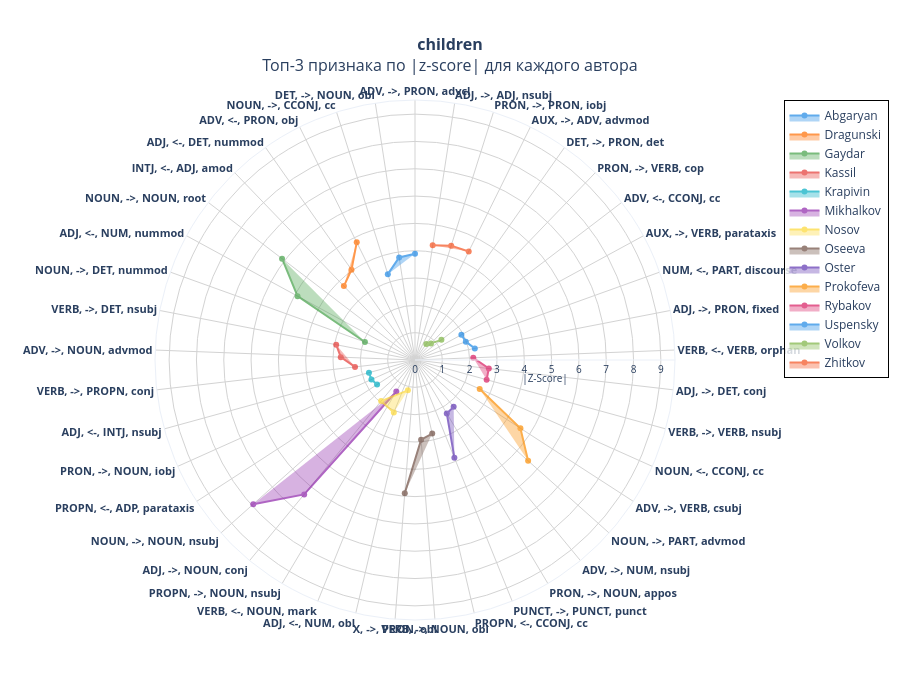
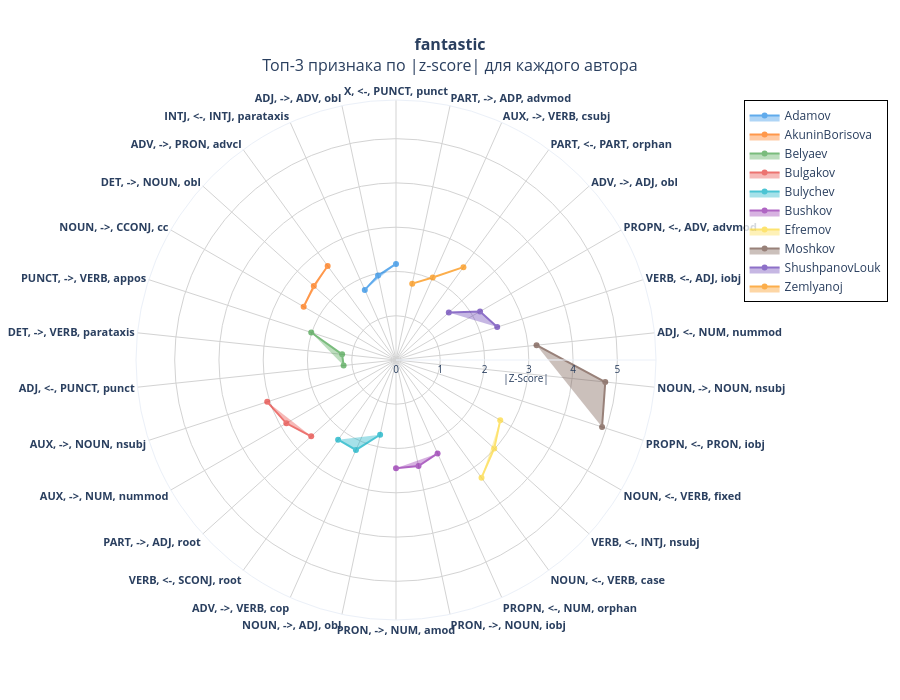
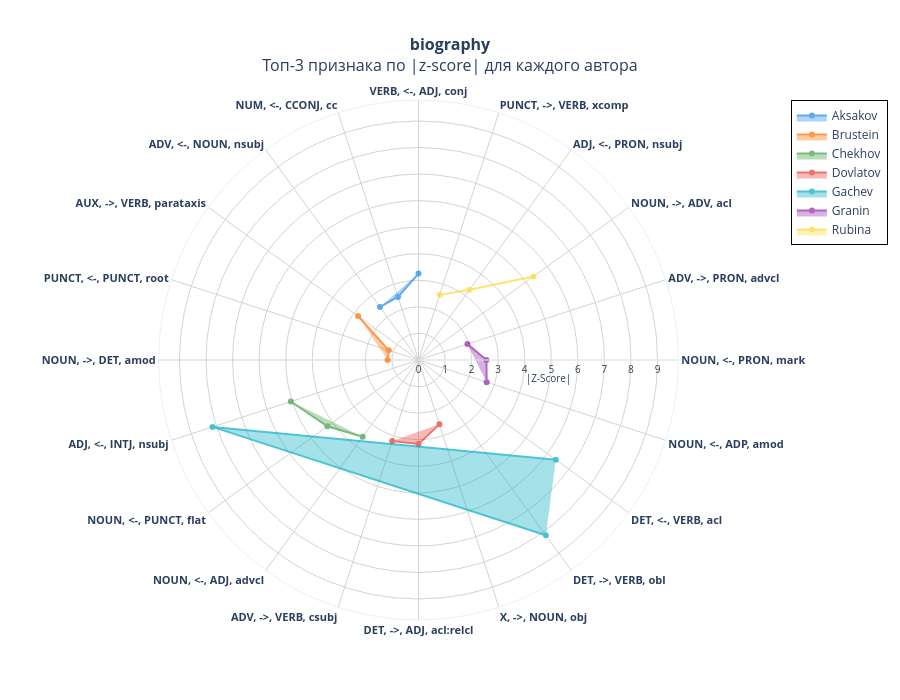
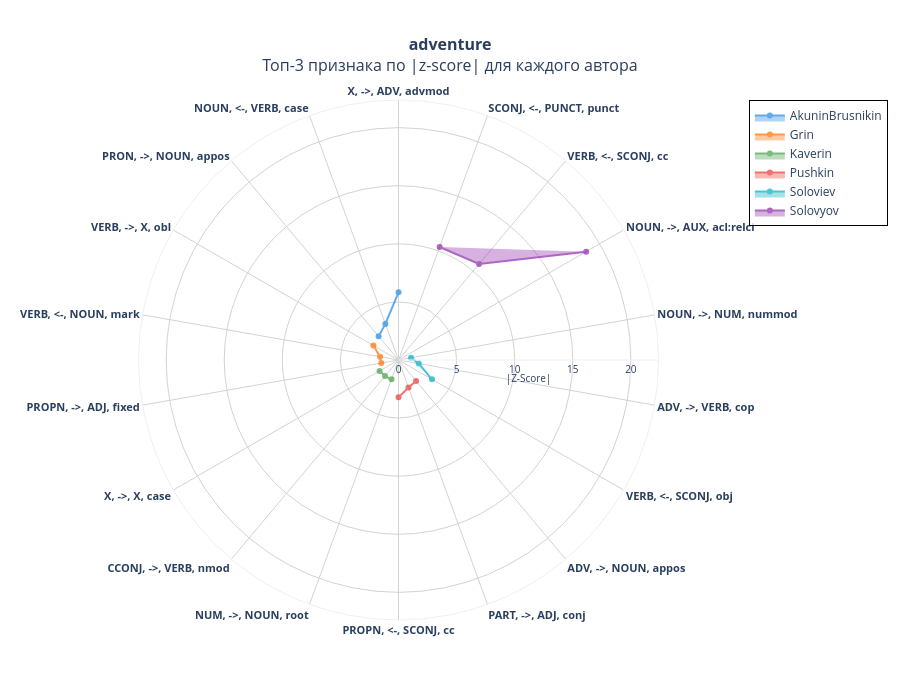

Notebook source saved alongside these figures, in order:
### Code cell
import pandas as pd
import numpy as np
import plotly.graph_objects as go
import ast

# Словарь жанров
author_genres = {
    'children': [
        'Nosov', 'Volkov', 'Mikhalkov', 'Krapivin', 'Gaydar', 'Kassil',
        'Oseeva', 'Uspensky', 'Zhitkov', 'Oster', 'Dragunski', 'Prokofeva',
        'Rybakov', 'Abgaryan'
    ],
    'history': [
        'Simonov', 'Astafiev', 'Serafimovich', 'Furmanov', 'Sergeev-Tsenskij',
        'Kataev', 'Fadeev', 'Bykov', 'Chechin', 'Barinova', 'Marchik', 'Tamonikov'
    ],
    'fantastic': [
        'Adamov', 'Zemlyanoj', 'Efremov', 'Moshkov', 'Bushkov', 'Bulgakov',
        'Belyaev', 'Bulychev', 'AkuninBorisova', 'ShushpanovLouk'
    ],
    'fantasy': [
        'Lukyanenko', 'Zlotnikov', 'ZlotnikovNikolaev', 'Belyanin', 'Gelb',
        'Vlasova', 'Hoffman', 'Cherkasova', 'Shushpanov', 'Lungu', 'Salnikov'
    ],
    'detective': [
        'Derevyanko', 'Regentov', 'Akunin', 'Vainery', 'Marinina', 'Preobrazhensky', 'Strugatskie'
    ],
    'philo_psycho': [
        'Malevish', 'Epstein', 'Gusev', 'Losev', 'Makushinskiyi',
        'BonchOsmolovskaya', 'Aldanov', 'Dombrowski'
    ],
    'real': [
        'Dostoevsky', 'Tolstoy', 'Lermontov', 'SaltykovSchedrin', 'Mamin-Sibiryak',
        'Kuprin', 'Stepnova', 'Turgenev', 'Shukshin', 'Kozlov', 'Grekova'
    ],
    'humour': [
        'Zoschenko', 'Teffi', 'Voinovich', 'Aleshkovsky', 'Exler'
    ],
    'biography': [
        'Rubina', 'Aksakov', 'Chekhov', 'Gachev', 'Brustein', 'Granin', 'Dovlatov'
    ],
    'adventure': [
        'Soloviev', 'Solovyov', 'Pushkin', 'Grin', 'Kaverin', 'AkuninBrusnikin'
    ],
    'journalism': [
        'bashinform 202', 'VestnikRayona', 'pvlida', 'Gasymov', 'EdimDoma',
        'DoctorPiter', 'GazetaRu', 'nlobooks[ru]', 'GorVestnik', 'NakedScience','vestnik nsu', 'YasenevoMedia'
    ],
    'business': [
        'Vorotyntseva', 'Bobkova', 'Gusiatnikova', 'Kirsanova Anodina Aksenov'
    ],
    'popscience': [
        'Semihatov', 'Drobyshevsky', 'Shevtsov', 'Drobyshevsky Rupasova'
    ],
    'edscience': [
        'Gorelov', 'Alexander Hofman', 'Bakhtin', 'Knabe'
    ],
    'romance': [
        'Dubchak', 'Doronina', 'Mamina', 'Lubimova', 'Vladimirova'
    ],
    'talks': [
        'Convlab', 'TEDRus', 'Koni', 'Plevako'
    ]
}

def visualize_authors_radar(df):
    """
    Строит радарные диаграммы для каждого жанра с топ-3 признаками каждого автора
    на основе z-score
    
    Parameters:
    df: DataFrame с колонками 'authors', 'feature_names', 'z_score'
    """
    
    # Очищаем имена авторов от кавычек и лишних пробелов
    df['authors'] = df['authors'].apply(lambda x: x.strip("'\" ").strip())
    
    # Парсим feature_names если они в виде строки
    def parse_feature_names(x):
        if isinstance(x, str):
            try:
                return ast.literal_eval(x)
            except:
                return x
        return x
    
    df['feature_names'] = df['feature_names'].apply(parse_feature_names)
    df['z_score'] = df['z_score'].apply(parse_feature_names)
    
    # Создаем обратный словарь: автор -> жанр
    author_to_genre = {}
    for genre, authors in author_genres.items():
        for author in authors:
            author_to_genre[author] = genre
    
    # Добавляем колонку с жанром в DataFrame
    df['genre'] = df['authors'].map(author_to_genre)
    
    # Удаляем строки с неизвестными жанрами
    df = df.dropna(subset=['genre'])
    
    print(f"Найдено жанров: {df['genre'].nunique()}")
    print(f"Жанры: {df['genre'].unique()}")
    
    # Получаем список уникальных жанров
    genres = df['genre'].unique()
    
    # Пастельная цветовая палитра для авторов
    colors = [
        '#1E88E5', '#FF6D00', '#43A047', '#E53935', '#00ACC1',
        '#8E24AA', '#FDD835', '#6D4C41', '#5E35B1', '#FB8C00',
        '#D81B60', '#1E88E5', '#7CB342', '#F4511E', '#546E7A'
    ]
    
    # Для каждого жанра создаем отдельную диаграмму
    for genre in genres:
        genre_df = df[df['genre'] == genre].copy()
        
        if len(genre_df) == 0:
            continue
        
        print(f"\nОбработка жанра: {genre}, авторов: {len(genre_df)}")
        
        fig = go.Figure()
        
        # Для каждого автора в жанре берем топ-3 признака по абсолютному значению z-score
        for i, (_, row) in enumerate(genre_df.iterrows()):
            author = row['authors']
            feature_names = row['feature_names']
            z_scores = row['z_score']
            
            # Проверяем, что данные не пустые и являются списками
            if not isinstance(feature_names, (list, tuple)) or not isinstance(z_scores, (list, tuple)):
                print(f"Предупреждение: у автора {author} данные не в формате списка")
                continue
            
            if len(feature_names) == 0 or len(z_scores) == 0:
                print(f"Предупреждение: у автора {author} пустые данные")
                continue
            
            # Приводим к одинаковой длине
            min_length = min(len(feature_names), len(z_scores))
            feature_names = feature_names[:min_length]
            z_scores = z_scores[:min_length]
            
            # Создаем список кортежей (имя признака, z-score)
            feature_data = list(zip(feature_names, z_scores))
            
            # Сортируем по абсолютному значению z-score (от большего к меньшему)
            feature_data.sort(key=lambda x: abs(x[1]), reverse=True)
            # Берем топ-3
            top_features = feature_data[:3]
            
            if len(top_features) == 0:
                print(f"Предупреждение: у автора {author} нет топ-3 признаков")
                continue
            
            # Извлекаем данные для топ-3 признаков
            top_feature_names = [f[0] for f in top_features]
            top_z_scores = [f[1] for f in top_features]
            
            # Создаем custom hover data
            custom_hover_data = []
            for feat_name, z_val in zip(top_feature_names, top_z_scores):
                custom_hover_data.append(
                    f"Feature: {feat_name} | |Z-Score|: {abs(z_val):.3f}"
                )
            
            # Добавляем трассу на радар (используем абсолютные значения z-score)
            fig.add_trace(go.Scatterpolar(
                r=[abs(v) for v in top_z_scores],
                theta=top_feature_names,
                fill='toself',
                name=author,
                hovertemplate='<b>Author:</b> ' + author + '<br>' +
                             '<b>Genre:</b> ' + genre + '<br>' +
                             '<b>Feature:</b> %{theta}<br>' +
                             '<b>|Z-Score|:</b> %{r:.3f}<br>' +
                             '<extra></extra>',
                line=dict(color=colors[i % len(colors)], width=2),
                opacity=0.7
            ))
        
        # Если нет трасс, пропускаем жанр
        if len(fig.data) == 0:
            print(f"Нет данных для жанра {genre}")
            continue
        
        # Определяем максимальное абсолютное значение z-score для шкалы
        max_val = 0
        for _, row in genre_df.iterrows():
            z_scores = row['z_score']
            if isinstance(z_scores, (list, tuple)) and len(z_scores) > 0:
                z_scores_abs = [abs(z) for z in z_scores]
                top_3_vals = sorted(z_scores_abs, reverse=True)[:3]
                if top_3_vals:
                    max_val = max(max_val, max(top_3_vals))
        
        # Настройка внешнего вида диаграммы
        fig.update_layout(
            polar=dict(
                radialaxis=dict(
                    visible=True,
                    range=[0, max_val * 1.2] if max_val > 0 else [0, 1],
                    tickfont=dict(size=10),
                    gridcolor='lightgray',
                    title=dict(text="|Z-Score|", font=dict(size=10))
                ),
                angularaxis=dict(
                    tickfont=dict(size=11, weight='bold'),
                    gridcolor='lightgray',
                    rotation=90
                )
            ),
            title=dict(
                text=f"<b>{genre}</b><br>Топ-3 признака по |z-score| для каждого автора",
                x=0.5,
                xanchor='center',
                font=dict(size=16)
            ),
            showlegend=True,
            legend=dict(
                x=1.05,
                y=1,
                xanchor='left',
                yanchor='top',
                bgcolor='rgba(255,255,255,0.8)',
                bordercolor='black',
                borderwidth=1
            ),
            width=900,
            height=700,
            template='plotly_white'
        )
        
        fig.show()
        print(f"Диаграмма для жанра {genre} создана")

# Пример использования:
df = pd.read_excel("features_authors.xlsx")
visualize_authors_radar(df)

### Figure 1 — Plotly figure (JSON) as saved in the notebook; plotly's stock layout.template omitted (floating-point values rounded to 4 significant figures)
{"data": [{"fill": "toself", "hovertemplate": "<b>Author:</b> Abgaryan<br><b>Genre:</b> children<br><b>Feature:</b> %{theta}<br><b>|Z-Score|:</b> %{r:.3f}<br><extra></extra>", "line": {"color": "#1E88E5", "width": 2}, "name": "Abgaryan", "opacity": 0.7, "r": [3.89, 3.8, 3.296], "theta": ["ADV, ->, PRON, advcl", "DET, ->, NOUN, obl", "NOUN, ->, CCONJ, cc"], "type": "scatterpolar"}, {"fill": "toself", "hovertemplate": "<b>Author:</b> Dragunski<br><b>Genre:</b> children<br><b>Feature:</b> %{theta}<br><b>|Z-Score|:</b> %{r:.3f}<br><extra></extra>", "line": {"color": "#FF6D00", "width": 2}, "name": "Dragunski", "opacity": 0.7, "r": [4.806, 4.04, 3.755], "theta": ["ADV, <-, PRON, obj", "ADJ, <-, DET, nummod", "INTJ, <-, ADJ, amod"], "type": "scatterpolar"}, {"fill": "toself", "hovertemplate": "<b>Author:</b> Gaydar<br><b>Genre:</b> children<br><b>Feature:</b> %{theta}<br><b>|Z-Score|:</b> %{r:.3f}<br><extra></extra>", "line": {"color": "#43A047", "width": 2}, "name": "Gaydar", "opacity": 0.7, "r": [6.119, 4.894, 1.947], "theta": ["NOUN, ->, NOUN, root", "ADJ, <-, NUM, nummod", "NOUN, ->, DET, nummod"], "type": "scatterpolar"}, {"fill": "toself", "hovertemplate": "<b>Author:</b> Kassil<br><b>Genre:</b> children<br><b>Feature:</b> %{theta}<br><b>|Z-Score|:</b> %{r:.3f}<br><extra></extra>", "line": {"color": "#E53935", "width": 2}, "name": "Kassil", "opacity": 0.7, "r": [2.939, 2.719, 2.21], "theta": ["VERB, ->, DET, nsubj", "ADV, ->, NOUN, advmod", "VERB, ->, PROPN, conj"], "type": "scatterpolar"}, {"fill": "toself", "hovertemplate": "<b>Author:</b> Krapivin<br><b>Genre:</b> children<br><b>Feature:</b> %{theta}<br><b>|Z-Score|:</b> %{r:.3f}<br><extra></extra>", "line": {"color": "#00ACC1", "width": 2}, "name": "Krapivin", "opacity": 0.7, "r": [1.748, 1.748, 1.654], "theta": ["ADJ, <-, INTJ, nsubj", "PRON, ->, NOUN, iobj", "PROPN, <-, ADP, parataxis"], "type": "scatterpolar"}, {"fill": "toself", "hovertemplate": "<b>Author:</b> Mikhalkov<br><b>Genre:</b> children<br><b>Feature:</b> %{theta}<br><b>|Z-Score|:</b> %{r:.3f}<br><extra></extra>", "line": {"color": "#8E24AA", "width": 2}, "name": "Mikhalkov", "opacity": 0.7, "r": [7.931, 6.376, 1.34], "theta": ["NOUN, ->, NOUN, nsubj", "ADJ, ->, NOUN, conj", "PROPN, ->, NOUN, nsubj"], "type": "scatterpolar"}, {"fill": "toself", "hovertemplate": "<b>Author:</b> Nosov<br><b>Genre:</b> children<br><b>Feature:</b> %{theta}<br><b>|Z-Score|:</b> %{r:.3f}<br><extra></extra>", "line": {"color": "#FDD835", "width": 2}, "name": "Nosov", "opacity": 0.7, "r": [2.075, 1.949, 1.14], "theta": ["VERB, <-, NOUN, mark", "ADJ, ->, NOUN, conj", "ADJ, <-, NUM, obl"], "type": "scatterpolar"}, {"fill": "toself", "hovertemplate": "<b>Author:</b> Oseeva<br><b>Genre:</b> children<br><b>Feature:</b> %{theta}<br><b>|Z-Score|:</b> %{r:.3f}<br><extra></extra>", "line": {"color": "#6D4C41", "width": 2}, "name": "Oseeva", "opacity": 0.7, "r": [4.895, 2.926, 2.767], "theta": ["X, ->, PRON, obl", "VERB, ->, NOUN, obl", "PROPN, <-, CCONJ, cc"], "type": "scatterpolar"}, {"fill": "toself", "hovertemplate": "<b>Author:</b> Oster<br><b>Genre:</b> children<br><b>Feature:</b> %{theta}<br><b>|Z-Score|:</b> %{r:.3f}<br><extra></extra>", "line": {"color": "#5E35B1", "width": 2}, "name": "Oster", "opacity": 0.7, "r": [3.856, 2.276, 2.224], "theta": ["PUNCT, ->, PUNCT, punct", "PRON, ->, NOUN, appos", "ADV, ->, NUM, nsubj"], "type": "scatterpolar"}, {"fill": "toself", "hovertemplate": "<b>Author:</b> Prokofeva<br><b>Genre:</b> children<br><b>Feature:</b> %{theta}<br><b>|Z-Score|:</b> %{r:.3f}<br><extra></extra>", "line": {"color": "#FB8C00", "width": 2}, "name": "Prokofeva", "opacity": 0.7, "r": [5.545, 4.597, 2.595], "theta": ["NOUN, ->, PART, advmod", "ADV, ->, VERB, csubj", "NOUN, <-, CCONJ, cc"], "type": "scatterpolar"}, {"fill": "toself", "hovertemplate": "<b>Author:</b> Rybakov<br><b>Genre:</b> children<br><b>Feature:</b> %{theta}<br><b>|Z-Score|:</b> %{r:.3f}<br><extra></extra>", "line": {"color": "#D81B60", "width": 2}, "name": "Rybakov", "opacity": 0.7, "r": [2.719, 2.719, 2.135], "theta": ["VERB, ->, VERB, nsubj", "ADJ, ->, DET, conj", "VERB, <-, VERB, orphan"], "type": "scatterpolar"}, {"fill": "toself", "hovertemplate": "<b>Author:</b> Uspensky<br><b>Genre:</b> children<br><b>Feature:</b> %{theta}<br><b>|Z-Score|:</b> %{r:.3f}<br><extra></extra>", "line": {"color": "#1E88E5", "width": 2}, "name": "Uspensky", "opacity": 0.7, "r": [2.23, 1.976, 1.933], "theta": ["ADJ, ->, PRON, fixed", "NUM, <-, PART, discourse", "AUX, ->, VERB, parataxis"], "type": "scatterpolar"}, {"fill": "toself", "hovertemplate": "<b>Author:</b> Volkov<br><b>Genre:</b> children<br><b>Feature:</b> %{theta}<br><b>|Z-Score|:</b> %{r:.3f}<br><extra></extra>", "line": {"color": "#7CB342", "width": 2}, "name": "Volkov", "opacity": 0.7, "r": [1.216, 0.8443, 0.7196], "theta": ["ADV, <-, CCONJ, cc", "PRON, ->, VERB, cop", "DET, ->, PRON, det"], "type": "scatterpolar"}, {"fill": "toself", "hovertemplate": "<b>Author:</b> Zhitkov<br><b>Genre:</b> children<br><b>Feature:</b> %{theta}<br><b>|Z-Score|:</b> %{r:.3f}<br><extra></extra>", "line": {"color": "#F4511E", "width": 2}, "name": "Zhitkov", "opacity": 0.7, "r": [4.431, 4.391, 4.247], "theta": ["AUX, ->, ADV, advmod", "PRON, ->, PRON, iobj", "ADJ, ->, ADJ, nsubj"], "type": "scatterpolar"}], "layout": {"height": 700, "legend": {"bgcolor": "rgba(255,255,255,0.8)", "bordercolor": "black", "borderwidth": 1, "x": 1.05, "xanchor": "left", "y": 1, "yanchor": "top"}, "polar": {"angularaxis": {"gridcolor": "lightgray", "rotation": 90, "tickfont": {"size": 11, "weight": "bold"}}, "radialaxis": {"gridcolor": "lightgray", "range": [0, 9.517], "tickfont": {"size": 10}, "title": {"font": {"size": 10}, "text": "|Z-Score|"}, "visible": true}}, "showlegend": true, "title": {"font": {"size": 16}, "text": "<b>children</b><br>Топ-3 признака по |z-score| для каждого автора", "x": 0.5, "xanchor": "center"}, "width": 900}}

### Figure 2 — Plotly figure (JSON) as saved in the notebook; plotly's stock layout.template omitted (floating-point values rounded to 4 significant figures)
{"data": [{"fill": "toself", "hovertemplate": "<b>Author:</b> Adamov<br><b>Genre:</b> fantastic<br><b>Feature:</b> %{theta}<br><b>|Z-Score|:</b> %{r:.3f}<br><extra></extra>", "line": {"color": "#1E88E5", "width": 2}, "name": "Adamov", "opacity": 0.7, "r": [2.171, 1.951, 1.734], "theta": ["X, <-, PUNCT, punct", "ADJ, ->, ADV, obl", "INTJ, <-, INTJ, parataxis"], "type": "scatterpolar"}, {"fill": "toself", "hovertemplate": "<b>Author:</b> AkuninBorisova<br><b>Genre:</b> fantastic<br><b>Feature:</b> %{theta}<br><b>|Z-Score|:</b> %{r:.3f}<br><extra></extra>", "line": {"color": "#FF6D00", "width": 2}, "name": "AkuninBorisova", "opacity": 0.7, "r": [2.626, 2.499, 2.409], "theta": ["ADV, ->, PRON, advcl", "DET, ->, NOUN, obl", "NOUN, ->, CCONJ, cc"], "type": "scatterpolar"}, {"fill": "toself", "hovertemplate": "<b>Author:</b> Belyaev<br><b>Genre:</b> fantastic<br><b>Feature:</b> %{theta}<br><b>|Z-Score|:</b> %{r:.3f}<br><extra></extra>", "line": {"color": "#43A047", "width": 2}, "name": "Belyaev", "opacity": 0.7, "r": [2.013, 1.224, 1.19], "theta": ["PUNCT, ->, VERB, appos", "DET, ->, VERB, parataxis", "ADJ, <-, PUNCT, punct"], "type": "scatterpolar"}, {"fill": "toself", "hovertemplate": "<b>Author:</b> Bulgakov<br><b>Genre:</b> fantastic<br><b>Feature:</b> %{theta}<br><b>|Z-Score|:</b> %{r:.3f}<br><extra></extra>", "line": {"color": "#E53935", "width": 2}, "name": "Bulgakov", "opacity": 0.7, "r": [3.059, 2.86, 2.578], "theta": ["AUX, ->, NOUN, nsubj", "AUX, ->, NUM, nummod", "PART, ->, ADJ, root"], "type": "scatterpolar"}, {"fill": "toself", "hovertemplate": "<b>Author:</b> Bulychev<br><b>Genre:</b> fantastic<br><b>Feature:</b> %{theta}<br><b>|Z-Score|:</b> %{r:.3f}<br><extra></extra>", "line": {"color": "#00ACC1", "width": 2}, "name": "Bulychev", "opacity": 0.7, "r": [2.225, 2.225, 1.727], "theta": ["VERB, <-, SCONJ, root", "ADV, ->, VERB, cop", "NOUN, ->, ADJ, obl"], "type": "scatterpolar"}, {"fill": "toself", "hovertemplate": "<b>Author:</b> Bushkov<br><b>Genre:</b> fantastic<br><b>Feature:</b> %{theta}<br><b>|Z-Score|:</b> %{r:.3f}<br><extra></extra>", "line": {"color": "#8E24AA", "width": 2}, "name": "Bushkov", "opacity": 0.7, "r": [2.447, 2.447, 2.31], "theta": ["PRON, ->, NUM, amod", "PRON, ->, NOUN, iobj", "PROPN, <-, NUM, orphan"], "type": "scatterpolar"}, {"fill": "toself", "hovertemplate": "<b>Author:</b> Efremov<br><b>Genre:</b> fantastic<br><b>Feature:</b> %{theta}<br><b>|Z-Score|:</b> %{r:.3f}<br><extra></extra>", "line": {"color": "#FDD835", "width": 2}, "name": "Efremov", "opacity": 0.7, "r": [3.287, 2.986, 2.719], "theta": ["NOUN, <-, VERB, case", "VERB, <-, INTJ, nsubj", "NOUN, <-, VERB, fixed"], "type": "scatterpolar"}, {"fill": "toself", "hovertemplate": "<b>Author:</b> Moshkov<br><b>Genre:</b> fantastic<br><b>Feature:</b> %{theta}<br><b>|Z-Score|:</b> %{r:.3f}<br><extra></extra>", "line": {"color": "#6D4C41", "width": 2}, "name": "Moshkov", "opacity": 0.7, "r": [4.895, 4.754, 3.193], "theta": ["PROPN, <-, PRON, iobj", "NOUN, ->, NOUN, nsubj", "ADJ, <-, NUM, nummod"], "type": "scatterpolar"}, {"fill": "toself", "hovertemplate": "<b>Author:</b> ShushpanovLouk<br><b>Genre:</b> fantastic<br><b>Feature:</b> %{theta}<br><b>|Z-Score|:</b> %{r:.3f}<br><extra></extra>", "line": {"color": "#5E35B1", "width": 2}, "name": "ShushpanovLouk", "opacity": 0.7, "r": [2.404, 2.192, 1.605], "theta": ["VERB, <-, ADJ, iobj", "PROPN, <-, ADV, advmod", "ADV, ->, ADJ, obl"], "type": "scatterpolar"}, {"fill": "toself", "hovertemplate": "<b>Author:</b> Zemlyanoj<br><b>Genre:</b> fantastic<br><b>Feature:</b> %{theta}<br><b>|Z-Score|:</b> %{r:.3f}<br><extra></extra>", "line": {"color": "#FB8C00", "width": 2}, "name": "Zemlyanoj", "opacity": 0.7, "r": [2.592, 2.04, 1.764], "theta": ["PART, <-, PART, orphan", "AUX, ->, VERB, csubj", "PART, ->, ADP, advmod"], "type": "scatterpolar"}], "layout": {"height": 700, "legend": {"bgcolor": "rgba(255,255,255,0.8)", "bordercolor": "black", "borderwidth": 1, "x": 1.05, "xanchor": "left", "y": 1, "yanchor": "top"}, "polar": {"angularaxis": {"gridcolor": "lightgray", "rotation": 90, "tickfont": {"size": 11, "weight": "bold"}}, "radialaxis": {"gridcolor": "lightgray", "range": [0, 5.874], "tickfont": {"size": 10}, "title": {"font": {"size": 10}, "text": "|Z-Score|"}, "visible": true}}, "showlegend": true, "title": {"font": {"size": 16}, "text": "<b>fantastic</b><br>Топ-3 признака по |z-score| для каждого автора", "x": 0.5, "xanchor": "center"}, "width": 900}}

### Figure 3 — Plotly figure (JSON) as saved in the notebook; plotly's stock layout.template omitted (floating-point values rounded to 4 significant figures)
{"data": [{"fill": "toself", "hovertemplate": "<b>Author:</b> Aksakov<br><b>Genre:</b> biography<br><b>Feature:</b> %{theta}<br><b>|Z-Score|:</b> %{r:.3f}<br><extra></extra>", "line": {"color": "#1E88E5", "width": 2}, "name": "Aksakov", "opacity": 0.7, "r": [3.253, 2.494, 2.469], "theta": ["VERB, <-, ADJ, conj", "NUM, <-, CCONJ, cc", "ADV, <-, NOUN, nsubj"], "type": "scatterpolar"}, {"fill": "toself", "hovertemplate": "<b>Author:</b> Brustein<br><b>Genre:</b> biography<br><b>Feature:</b> %{theta}<br><b>|Z-Score|:</b> %{r:.3f}<br><extra></extra>", "line": {"color": "#FF6D00", "width": 2}, "name": "Brustein", "opacity": 0.7, "r": [2.813, 1.178, 1.165], "theta": ["AUX, ->, VERB, parataxis", "PUNCT, <-, PUNCT, root", "NOUN, ->, DET, amod"], "type": "scatterpolar"}, {"fill": "toself", "hovertemplate": "<b>Author:</b> Chekhov<br><b>Genre:</b> biography<br><b>Feature:</b> %{theta}<br><b>|Z-Score|:</b> %{r:.3f}<br><extra></extra>", "line": {"color": "#43A047", "width": 2}, "name": "Chekhov", "opacity": 0.7, "r": [5.055, 4.242, 3.574], "theta": ["ADJ, <-, INTJ, nsubj", "NOUN, <-, PUNCT, flat", "NOUN, <-, ADJ, advcl"], "type": "scatterpolar"}, {"fill": "toself", "hovertemplate": "<b>Author:</b> Dovlatov<br><b>Genre:</b> biography<br><b>Feature:</b> %{theta}<br><b>|Z-Score|:</b> %{r:.3f}<br><extra></extra>", "line": {"color": "#E53935", "width": 2}, "name": "Dovlatov", "opacity": 0.7, "r": [3.204, 3.164, 2.548], "theta": ["ADV, ->, VERB, csubj", "DET, ->, ADJ, acl:relcl", "X, ->, NOUN, obj"], "type": "scatterpolar"}, {"fill": "toself", "hovertemplate": "<b>Author:</b> Gachev<br><b>Genre:</b> biography<br><b>Feature:</b> %{theta}<br><b>|Z-Score|:</b> %{r:.3f}<br><extra></extra>", "line": {"color": "#00ACC1", "width": 2}, "name": "Gachev", "opacity": 0.7, "r": [8.158, 8.154, 6.393], "theta": ["DET, ->, VERB, obl", "ADJ, <-, INTJ, nsubj", "DET, <-, VERB, acl"], "type": "scatterpolar"}, {"fill": "toself", "hovertemplate": "<b>Author:</b> Granin<br><b>Genre:</b> biography<br><b>Feature:</b> %{theta}<br><b>|Z-Score|:</b> %{r:.3f}<br><extra></extra>", "line": {"color": "#8E24AA", "width": 2}, "name": "Granin", "opacity": 0.7, "r": [2.698, 2.557, 1.937], "theta": ["NOUN, <-, ADP, amod", "NOUN, <-, PRON, mark", "ADV, ->, PRON, advcl"], "type": "scatterpolar"}, {"fill": "toself", "hovertemplate": "<b>Author:</b> Rubina<br><b>Genre:</b> biography<br><b>Feature:</b> %{theta}<br><b>|Z-Score|:</b> %{r:.3f}<br><extra></extra>", "line": {"color": "#FDD835", "width": 2}, "name": "Rubina", "opacity": 0.7, "r": [5.347, 3.269, 2.579], "theta": ["NOUN, ->, ADV, acl", "ADJ, <-, PRON, nsubj", "PUNCT, ->, VERB, xcomp"], "type": "scatterpolar"}], "layout": {"height": 700, "legend": {"bgcolor": "rgba(255,255,255,0.8)", "bordercolor": "black", "borderwidth": 1, "x": 1.05, "xanchor": "left", "y": 1, "yanchor": "top"}, "polar": {"angularaxis": {"gridcolor": "lightgray", "rotation": 90, "tickfont": {"size": 11, "weight": "bold"}}, "radialaxis": {"gridcolor": "lightgray", "range": [0, 9.79], "tickfont": {"size": 10}, "title": {"font": {"size": 10}, "text": "|Z-Score|"}, "visible": true}}, "showlegend": true, "title": {"font": {"size": 16}, "text": "<b>biography</b><br>Топ-3 признака по |z-score| для каждого автора", "x": 0.5, "xanchor": "center"}, "width": 900}}

### Figure 4 — Plotly figure (JSON) as saved in the notebook; plotly's stock layout.template omitted (floating-point values rounded to 4 significant figures)
{"data": [{"fill": "toself", "hovertemplate": "<b>Author:</b> AkuninBrusnikin<br><b>Genre:</b> adventure<br><b>Feature:</b> %{theta}<br><b>|Z-Score|:</b> %{r:.3f}<br><extra></extra>", "line": {"color": "#1E88E5", "width": 2}, "name": "AkuninBrusnikin", "opacity": 0.7, "r": [5.827, 3.303, 2.661], "theta": ["X, ->, ADV, advmod", "NOUN, <-, VERB, case", "PRON, ->, NOUN, appos"], "type": "scatterpolar"}, {"fill": "toself", "hovertemplate": "<b>Author:</b> Grin<br><b>Genre:</b> adventure<br><b>Feature:</b> %{theta}<br><b>|Z-Score|:</b> %{r:.3f}<br><extra></extra>", "line": {"color": "#FF6D00", "width": 2}, "name": "Grin", "opacity": 0.7, "r": [2.493, 1.609, 1.504], "theta": ["VERB, ->, X, obl", "VERB, <-, NOUN, mark", "PROPN, ->, ADJ, fixed"], "type": "scatterpolar"}, {"fill": "toself", "hovertemplate": "<b>Author:</b> Kaverin<br><b>Genre:</b> adventure<br><b>Feature:</b> %{theta}<br><b>|Z-Score|:</b> %{r:.3f}<br><extra></extra>", "line": {"color": "#43A047", "width": 2}, "name": "Kaverin", "opacity": 0.7, "r": [1.883, 1.808, 1.761], "theta": ["X, ->, X, case", "CCONJ, ->, VERB, nmod", "NUM, ->, NOUN, root"], "type": "scatterpolar"}, {"fill": "toself", "hovertemplate": "<b>Author:</b> Pushkin<br><b>Genre:</b> adventure<br><b>Feature:</b> %{theta}<br><b>|Z-Score|:</b> %{r:.3f}<br><extra></extra>", "line": {"color": "#E53935", "width": 2}, "name": "Pushkin", "opacity": 0.7, "r": [3.215, 2.514, 2.355], "theta": ["PROPN, <-, SCONJ, cc", "PART, ->, ADJ, conj", "ADV, ->, NOUN, appos"], "type": "scatterpolar"}, {"fill": "toself", "hovertemplate": "<b>Author:</b> Soloviev<br><b>Genre:</b> adventure<br><b>Feature:</b> %{theta}<br><b>|Z-Score|:</b> %{r:.3f}<br><extra></extra>", "line": {"color": "#00ACC1", "width": 2}, "name": "Soloviev", "opacity": 0.7, "r": [3.329, 1.772, 1.098], "theta": ["VERB, <-, SCONJ, obj", "ADV, ->, VERB, cop", "NOUN, ->, NUM, nummod"], "type": "scatterpolar"}, {"fill": "toself", "hovertemplate": "<b>Author:</b> Solovyov<br><b>Genre:</b> adventure<br><b>Feature:</b> %{theta}<br><b>|Z-Score|:</b> %{r:.3f}<br><extra></extra>", "line": {"color": "#8E24AA", "width": 2}, "name": "Solovyov", "opacity": 0.7, "r": [18.65, 10.79, 10.35], "theta": ["NOUN, ->, AUX, acl:relcl", "VERB, <-, SCONJ, cc", "SCONJ, <-, PUNCT, punct"], "type": "scatterpolar"}], "layout": {"height": 700, "legend": {"bgcolor": "rgba(255,255,255,0.8)", "bordercolor": "black", "borderwidth": 1, "x": 1.05, "xanchor": "left", "y": 1, "yanchor": "top"}, "polar": {"angularaxis": {"gridcolor": "lightgray", "rotation": 90, "tickfont": {"size": 11, "weight": "bold"}}, "radialaxis": {"gridcolor": "lightgray", "range": [0, 22.38], "tickfont": {"size": 10}, "title": {"font": {"size": 10}, "text": "|Z-Score|"}, "visible": true}}, "showlegend": true, "title": {"font": {"size": 16}, "text": "<b>adventure</b><br>Топ-3 признака по |z-score| для каждого автора", "x": 0.5, "xanchor": "center"}, "width": 900}}
